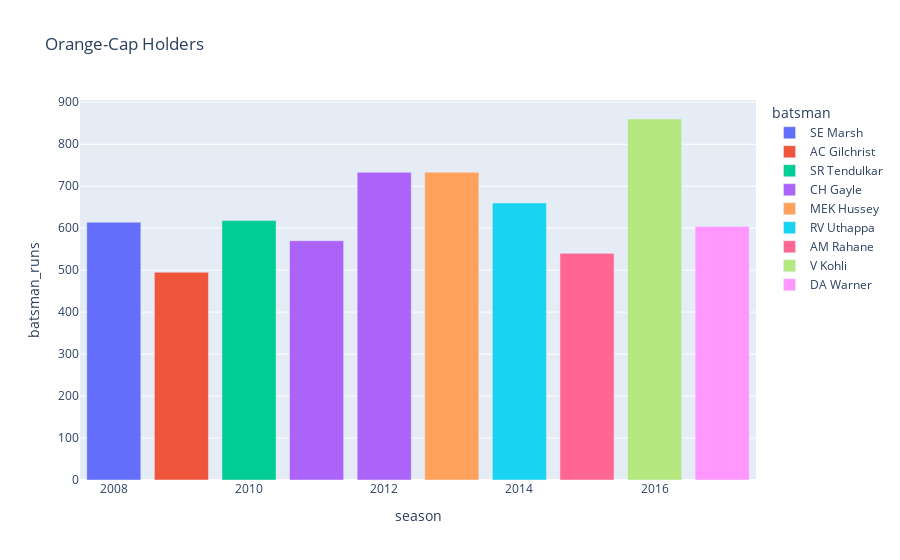

Notebook cell for this chart:
### Code cell
fig = px.bar(orange_cap, x="season", y="batsman_runs", color="batsman", title="Orange-Cap Holders")

fig.show()

### Figure 1 — Plotly figure (JSON) as saved in the notebook; plotly's stock layout.template omitted (floating-point values rounded to 4 significant figures)
{"data": [{"alignmentgroup": "True", "hovertemplate": "batsman=SE Marsh<br>season=%{x}<br>batsman_runs=%{y}<extra></extra>", "legendgroup": "SE Marsh", "marker": {"color": "#636efa", "pattern": {"shape": ""}}, "name": "SE Marsh", "offsetgroup": "SE Marsh", "orientation": "v", "showlegend": true, "textposition": "auto", "type": "bar", "x": [2008], "xaxis": "x", "y": [614], "yaxis": "y"}, {"alignmentgroup": "True", "hovertemplate": "batsman=AC Gilchrist<br>season=%{x}<br>batsman_runs=%{y}<extra></extra>", "legendgroup": "AC Gilchrist", "marker": {"color": "#EF553B", "pattern": {"shape": ""}}, "name": "AC Gilchrist", "offsetgroup": "AC Gilchrist", "orientation": "v", "showlegend": true, "textposition": "auto", "type": "bar", "x": [2009], "xaxis": "x", "y": [495], "yaxis": "y"}, {"alignmentgroup": "True", "hovertemplate": "batsman=SR Tendulkar<br>season=%{x}<br>batsman_runs=%{y}<extra></extra>", "legendgroup": "SR Tendulkar", "marker": {"color": "#00cc96", "pattern": {"shape": ""}}, "name": "SR Tendulkar", "offsetgroup": "SR Tendulkar", "orientation": "v", "showlegend": true, "textposition": "auto", "type": "bar", "x": [2010], "xaxis": "x", "y": [618], "yaxis": "y"}, {"alignmentgroup": "True", "hovertemplate": "batsman=CH Gayle<br>season=%{x}<br>batsman_runs=%{y}<extra></extra>", "legendgroup": "CH Gayle", "marker": {"color": "#ab63fa", "pattern": {"shape": ""}}, "name": "CH Gayle", "offsetgroup": "CH Gayle", "orientation": "v", "showlegend": true, "textposition": "auto", "type": "bar", "x": [2011, 2012], "xaxis": "x", "y": [570, 733], "yaxis": "y"}, {"alignmentgroup": "True", "hovertemplate": "batsman=MEK Hussey<br>season=%{x}<br>batsman_runs=%{y}<extra></extra>", "legendgroup": "MEK Hussey", "marker": {"color": "#FFA15A", "pattern": {"shape": ""}}, "name": "MEK Hussey", "offsetgroup": "MEK Hussey", "orientation": "v", "showlegend": true, "textposition": "auto", "type": "bar", "x": [2013], "xaxis": "x", "y": [733], "yaxis": "y"}, {"alignmentgroup": "True", "hovertemplate": "batsman=RV Uthappa<br>season=%{x}<br>batsman_runs=%{y}<extra></extra>", "legendgroup": "RV Uthappa", "marker": {"color": "#19d3f3", "pattern": {"shape": ""}}, "name": "RV Uthappa", "offsetgroup": "RV Uthappa", "orientation": "v", "showlegend": true, "textposition": "auto", "type": "bar", "x": [2014], "xaxis": "x", "y": [660], "yaxis": "y"}, {"alignmentgroup": "True", "hovertemplate": "batsman=AM Rahane<br>season=%{x}<br>batsman_runs=%{y}<extra></extra>", "legendgroup": "AM Rahane", "marker": {"color": "#FF6692", "pattern": {"shape": ""}}, "name": "AM Rahane", "offsetgroup": "AM Rahane", "orientation": "v", "showlegend": true, "textposition": "auto", "type": "bar", "x": [2015], "xaxis": "x", "y": [540], "yaxis": "y"}, {"alignmentgroup": "True", "hovertemplate": "batsman=V Kohli<br>season=%{x}<br>batsman_runs=%{y}<extra></extra>", "legendgroup": "V Kohli", "marker": {"color": "#B6E880", "pattern": {"shape": ""}}, "name": "V Kohli", "offsetgroup": "V Kohli", "orientation": "v", "showlegend": true, "textposition": "auto", "type": "bar", "x": [2016], "xaxis": "x", "y": [860], "yaxis": "y"}, {"alignmentgroup": "True", "hovertemplate": "batsman=DA Warner<br>season=%{x}<br>batsman_runs=%{y}<extra></extra>", "legendgroup": "DA Warner", "marker": {"color": "#FF97FF", "pattern": {"shape": ""}}, "name": "DA Warner", "offsetgroup": "DA Warner", "orientation": "v", "showlegend": true, "textposition": "auto", "type": "bar", "x": [2017], "xaxis": "x", "y": [604], "yaxis": "y"}], "layout": {"barmode": "relative", "legend": {"title": {"text": "batsman"}, "tracegroupgap": 0}, "title": {"text": "Orange-Cap Holders"}, "xaxis": {"anchor": "y", "domain": [0, 1], "title": {"text": "season"}}, "yaxis": {"anchor": "x", "domain": [0, 1], "title": {"text": "batsman_runs"}}}}
